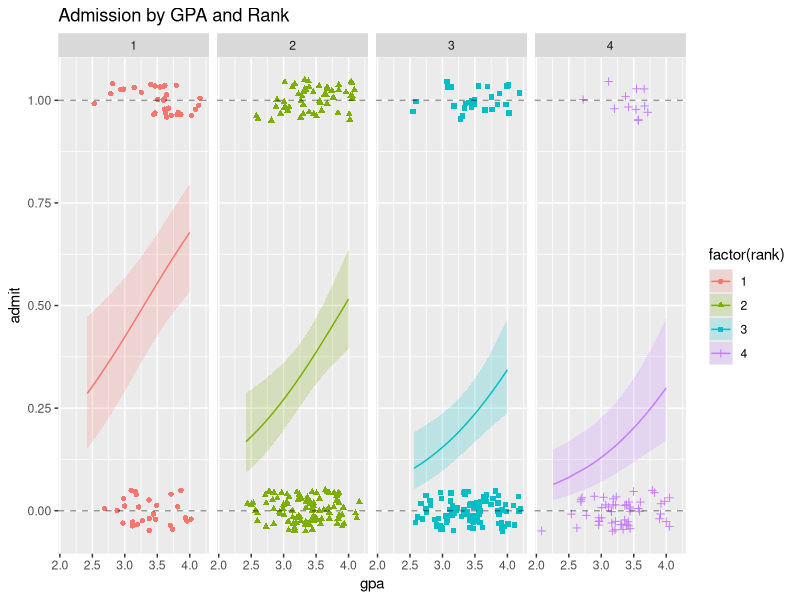
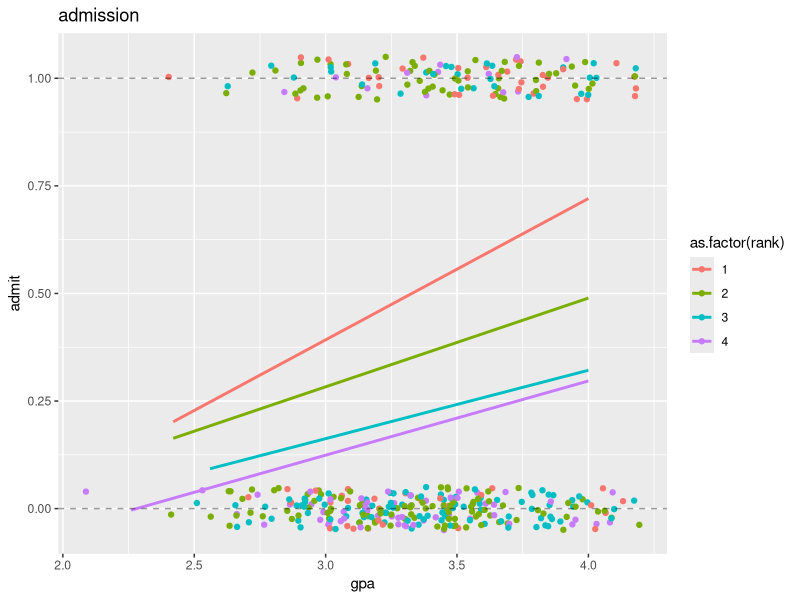

Generate these figures, in order, with R:
## ---- chunk 1
library(vcdExtra)
library(tidyverse)
library(magrittr)
library(ggplot2)
logistic <- function(x){exp(x)/(1 + exp(x))}

df <- read.csv('admissions.csv')

## ---- chunk 2


fit.glm.gre <- glm(admit ~ gpa + gre + factor(rank), family = binomial(link = "logit"), data = df)
fit.glm <- glm(admit ~ gpa  + factor(rank), family = binomial(link = "logit"), data = df)


summary(fit.glm.gre)
summary(fit.glm)



## ---- chunk 3

#plot(df$gpa, df$admit)

# Obtain 95% pointwise confidence bands from predict.glm()
glm_pred <- predict.glm(fit.glm, type="link", se.fit=TRUE)
low <- glm_pred$fit - 1.96 * glm_pred$se.fit
upp <- glm_pred$fit + 1.96 * glm_pred$se.fit

# back-transform everything to the data scale
glm_fit <- logistic(glm_pred$fit)
glm_lower <- logistic(low)
glm_upper <- logistic(upp)

# augment the Donner data frame
augment_df <- as.data.frame(cbind(df, glm_fit, glm_lower, glm_upper))

# Big plot
ggplot(data = augment_df) + 
  # plot jittered data
  geom_jitter(aes(x = gpa, 
                 y = admit,
                 color = factor(rank),
                 shape = factor(rank)),
                 height = 0.05, width = 0.2) + 
  
  # plot fitted lines
  geom_line(aes(x = gpa, 
                y = glm_fit, 
                 color = factor(rank))) + 

# plot 95% pointwise confidence bands
  geom_ribbon(aes(x = gpa, 
                  fill = factor(rank), 
                  ymin = glm_lower, 
                  ymax = glm_upper),
              alpha = 0.2) +
  
  # plot reference lines at 0 and 1 (minimum and maximum possible probabilities)
  
  geom_hline(yintercept = 0, lty = 2, alpha = 0.4) +
  geom_hline(yintercept = 1, lty = 2, alpha = 0.4) +
  facet_grid(.~factor(rank)) + 
  ggtitle("Admission by GPA and Rank")


ggplot(data = df) + 
  # original data
  geom_jitter(aes(x = gpa, 
                 y = admit,
                 color = as.factor(rank)),
              height = 0.05, width = 0.2) + 
  # This is a shortcut, within ggplot, to fitting a linear model and plotting the fits
  geom_smooth(mapping = aes(x = gpa, y = admit, color = as.factor(rank)), 
              method = 'lm', se = FALSE) + 
  # reference lines
  geom_hline(yintercept = 0, lty = 2, alpha = 0.4) +
  geom_hline(yintercept = 1, lty = 2, alpha = 0.4) +
  ggtitle("admission")






## ---- chunk 4

p = 0.5

age.f = (log(p/(1-p)) - 1.63 - 1.60)/-0.078
age.f

age.m = (log(p/(1-p)) - 1.63)/-0.078
age.m

## ---- chunk 5

b0 = 33.5095
b1 = -1.4207
b2 = -0.2787
b3 = 0.5687
b4 = -1.8057

odds = exp(b0 + b1*1 + b2*65 + b3*80 + b4*32)

p = odds/(1+odds)
p
